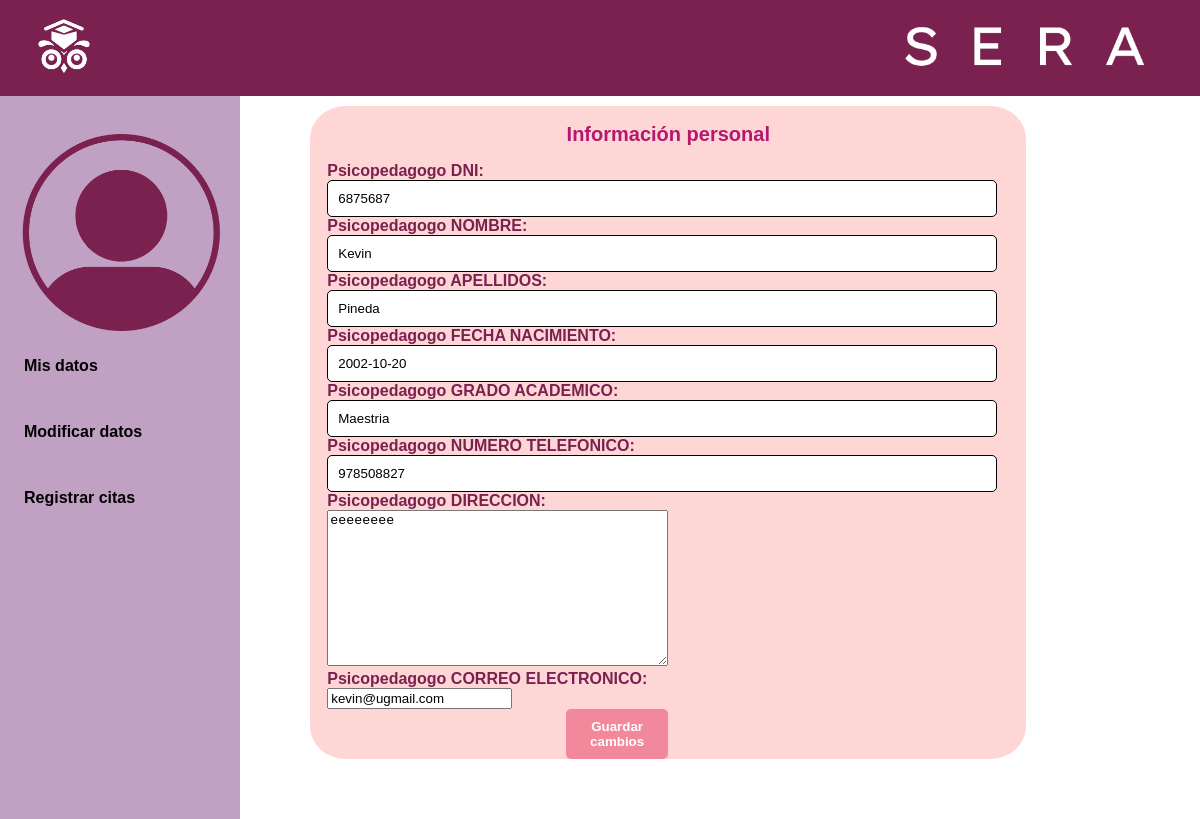
/editar-psicopedagogo (signed in), run on the app's committed database.
### main/models.py (models this page shows, shortened)
class Psicopedagogo(models.Model):
    user = models.ForeignKey(User, on_delete=models.CASCADE)
    Psicopedagogo_DNI = models.CharField(max_length=8, unique=True)
    Psicopedagogo_NOMBRE = models.CharField(max_length=100)
    Psicopedagogo_APELLIDOS = models.CharField(max_length=100)
    Psicopedagogo_FECHA_NACIMIENTO = models.DateField()
    Psicopedagogo_GRADO_ACADEMICO = models.CharField(max_length=20)
    Psicopedagogo_NUMERO_TELEFONICO = models.CharField(max_length=9)
    Psicopedagogo_DIRECCION = models.TextField()
    Psicopedagogo_CORREO_ELECTRONICO = models.EmailField(unique=True)

### main/views.py (the view)
# urls.py: path('editar-psicopedagogo',views.editar_psicopedagogo, name='editar_psicopedagogo'),
@login_required(login_url="/login")
def editar_psicopedagogo(request):
    psicopedagogo = get_object_or_404(Psicopedagogo, user=request.user)
    if request.method == 'POST':
        form = PsicopedagogoForm(request.POST, instance=psicopedagogo)
        if form.is_valid():
            form.save()
            return redirect("/psicopedagogo")
    else:
        form = PsicopedagogoForm(instance=psicopedagogo)
    return render(request, 'main/editar_psicopedagogo.html', {'form': form})

### main/forms.py
class PsicopedagogoForm(forms.ModelForm):
    class Meta:
        model = Psicopedagogo
        exclude=['user']

### main/templates/main/editar_psicopedagogo.html (shortened to what this page needs)
{% extends 'main/base.html' %}
{% block content%}
{% load static %}
<head>
    <link rel="stylesheet" href="{% static 'style.css' %}">
</head>
<body class="body2">
    <header>
        <img src="{% static 'assets/SERA_LOGO_BLANCO.png' %}" alt="imagen-logo">
        <img src="{% static 'assets/SERA_TITULO_BLANCO.png' %}" alt="imagen-logo">
      </header>
      <div class="display-flex">
        <nav>
        <img src="{% static 'assets/ICONO_GENERAL_PERFIL.png' %}" alt="foto-persona">
        <a href="/psicopedagogo" class="class-option">Mis datos</a>
        <a href="/editar-psicopedagogo" class="class-option">Modificar datos</a>
        <a href="/create-cita" class="class-option">Registrar citas</a>
      </nav>
      <main>
        <div class="grid-center">
          <section class="personal-data container-data2">
            <h2>Información personal</h2>
            <div class="container-button">
            <form method="post">
                {% csrf_token %}{{form}}
                <button type="submit" class="btn btn-success edit-button">Guardar cambios</button>
            </form>
          </div>
          </section>
        </div>
      </main>
    </div>
    {% endblock %}

### main/static/style.css (style rules this page uses)
:root { --color1:#c0a0c3; --color2:#f1889b; --color3:#ffcdd4; --color4:#7A2150; --negro: #000000; --blanco: #FFFFFF; --rosado-claro:#FFD6D6; --rosado-oscuro:#B4186E; --verde-oscuro:#39B54A; --verde-claro:#E7FFCC; --azul-claro:#CFE8FF; --azul-oscuro:#2D90EB; --rosa-palido:#C170A1; --gris: #F1F1F1; --lavanda: #E7E6FB; --rosa-bebe: #F9E5EA; --panache: #FBEDD9; --cian-palido: #CFF6FF; --rojo: #ED1D2B; --gris-oscuro: #737373; --fuentePrincipal: 'Lexend-Deca',sans-serif; }
html, body { height: 100%; margin: 0; padding: 0; overflow-x: hidden; position: relative; background-image: url('assets/SERA_IMAGEN_FONDO_LOGIN.png'); background-size: cover; background-color: var(--negro); background-repeat: no-repeat; font-family: var(--fuentePrincipal); }
main { margin: 0 auto; max-width: 70%; }
.body2 { background-image: none; background-color: var(--blanco); height: 100%; margin: 0; padding: 0; overflow-x: hidden; position: relative; background-size: cover; background-repeat: no-repeat; font-family: var(--fuentePrincipal); }
header { display: flex; background-color:var(--color4); width: 100%; height: 10vh; margin: 0; padding: 1vh; justify-content: space-between; }
header img { height: 80%; margin:0.5% 2%; }
label { display: block; color: var(--color4); font-weight: bold; }
input[type="text"], input[type="password"] { width:95%; padding: 10px; border-radius: 5px; border: none; background-color:var(--blanco); border: 1px solid var(--negro); }
button[type="submit"] { background-color:var(--color2); color:var(--blanco); border: none; padding: 10px 20px; border-radius: 5px; cursor: pointer; transition: background-color 0.3s ease; margin: 0 35%; }
nav { display: grid; background-color: var(--color1); height: 100%; width: 20%; }
nav img { margin-top: 15%; width: 100%; }
.class-option { text-decoration: none; color: var(--negro); font-weight: bold; padding:10%; }
h2 { font-size: 20px; font-weight: bold; text-align: center; }
.personal-data { background-color: var(--rosado-claro); }
.personal-data h2 { color: var(--rosado-oscuro); }
.container-data2 { margin: 3%; padding: 0 5%; height: auto; width: 200%; flex-direction: column; border-radius: 5%; }
.edit-button { display: flex; background-color: var(--color4); border-radius: 20%; color: var(--blanco); align-self: flex-end; margin: 4%; padding: 1.5% 3.5%; border: none; font-weight: bold; width: 15%; justify-content: center; }
.grid-center { display: grid; grid-template-columns: repeat(3,1fr); }
.display-flex { display: flex; height: auto; }
.container-button { display: flex; flex-direction: column; }

### data on the page
Psicopedagogo: Psicopedagogo_DNI "6875687", Psicopedagogo_NOMBRE "Kevin", Psicopedagogo_APELLIDOS "Pineda", Psicopedagogo_FECHA_NACIMIENTO "2002-10-20", Psicopedagogo_GRADO_ACADEMICO "Maestria", Psicopedagogo_NUMERO_TELEFONICO "978508827", Psicopedagogo_DIRECCION "eeeeeeee", Psicopedagogo_CORREO_ELECTRONICO "kevin@ugmail.com"
